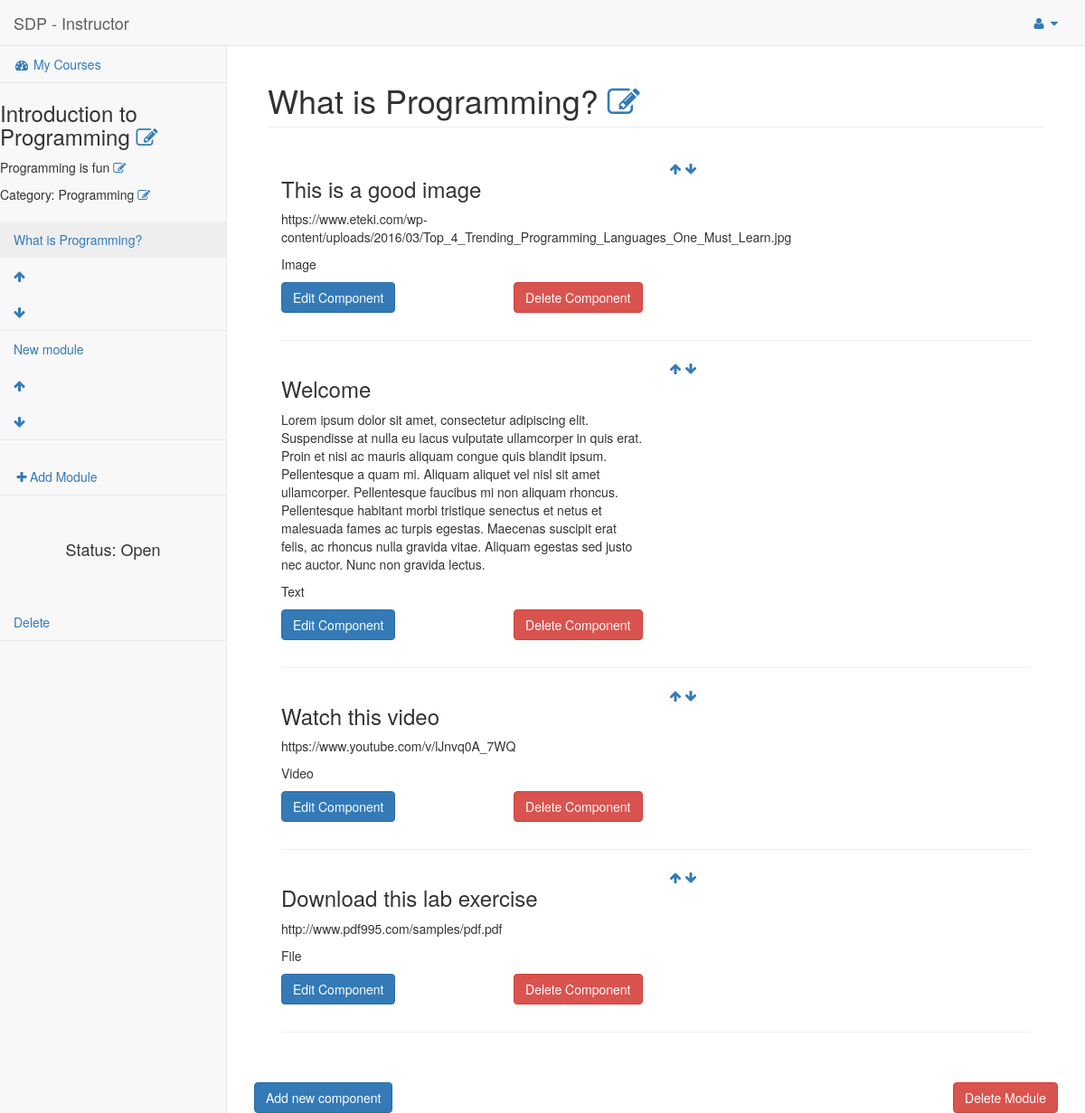
/SDP/instructor/ins-course/20/1 (signed in), run on the app's committed database.
### SDP/models.py (models this page shows, shortened)
class Course(models.Model):
	name = models.CharField(max_length=200)
	course_detail = models.TextField()
	OPEN = 'OP'
	DRAFT = 'DR'
	CLOSED = 'CL'
	STATUS_CHOICES = (
		(OPEN, 'Open'),
		(DRAFT, 'Draft'),
		(CLOSED, 'Closed'),
	)
	status = models.CharField(
		max_length=2,
		choices = STATUS_CHOICES,
		default = DRAFT,
	)
	category = models.ForeignKey(Category)
	instructor =  models.ForeignKey(User)

class Category(models.Model):
	name = models.CharField(max_length=200)
	def __str__(self):
		return self.name

class Module(models.Model):
	name = models.CharField(max_length=200)
	sequence = models.IntegerField()
	course = models.ForeignKey(Course, on_delete=models.CASCADE)
	def __str__(self):
		return self.name

class Component(models.Model):
	name = models.CharField(max_length=200)
	TEXT = 'TX'
	IMAGE = 'IM'
	VIDEO = 'VD'
	FILE = 'FL'
	TYPE_CHOICES = (
		(TEXT, 'Text'),
		(IMAGE, 'Image'),
		(VIDEO, 'Video'),
		(FILE, 'File'),
	)
	typ = models.CharField(
		max_length=2,
		choices = TYPE_CHOICES,
		default = TEXT,
	)
	content = models.TextField()
	sequence = models.IntegerField()
	module = models.ForeignKey(Module, on_delete=models.CASCADE)

### SDP/views.py (the view)
# urls.py: url(r'^instructor/ins-course/(?P<course_id>\d+)/(?P<module_id>\d+)$', views.instructorcourse),
@login_required(login_url='/SDP/login')
@permission_required('SDP.instructor')
def instructorcourse(request,course_id,module_id):
	course = Course.objects.get(pk=course_id)
	template = loader.get_template('instructor-course.html')
	if course.status == 'DR':
		course.status = "Draft"
	elif course.status == 'OP':
		course.status = "Open"
	elif course.status == 'CL':
		course.status = "Closed"
	module = Module.objects.filter(course=course).order_by("sequence")
	print (module)
	cat = Category.objects.all()
	module_pass = get_object_or_404(module,course=course_id,sequence=module_id)
	comp = Component.objects.filter(module=module_pass).order_by("sequence")
	for c in comp:
		if c.typ == "VD":
			c.typ = "Video"
		elif c.typ == "IM":
			c.typ = "Image"
		elif c.typ == "TX":
			c.typ = "Text"
		elif c.typ == "FL":
			c.typ = "File"
	context = {
		'course': course,
		'modules':module,
		'components':comp,
		'cmodule':module_pass,
		'categories': cat,
	}
	return HttpResponse(template.render(context, request))

### SDP/templates/instructor-course.html (shortened to what this page needs)
{% load static %}
<!DOCTYPE html>
<html lang="en">
<head>
    <link href="{% static 'vendor/bootstrap/css/bootstrap.min.css' %}" rel="stylesheet">
    <link href="{% static 'vendor/metisMenu/metisMenu.min.css' %}" rel="stylesheet">
    <link href="{% static 'dist/css/sb-admin-2.css' %}" rel="stylesheet">
    <link href="{% static 'vendor/morrisjs/morris.css' %}" rel="stylesheet">
    <link href="{% static 'vendor/font-awesome/css/font-awesome.min.css' %}" rel="stylesheet" type="text/css">
</head>
<body>
    <div id="wrapper">
        <nav class="navbar navbar-default navbar-static-top" role="navigation" style="margin-bottom: 0">
            <div class="navbar-header">
                <a class="navbar-brand" href="/SDP/instructor/">SDP - Instructor</a>
            </div>
            <ul class="nav navbar-top-links navbar-right">
                <li class="dropdown">
                    <a class="dropdown-toggle" data-toggle="dropdown" href="#">
                        <i class="fa fa-user fa-fw"></i> <i class="fa fa-caret-down"></i>
                    </a>
                </li>
            </ul>
            <div class="navbar-default sidebar" role="navigation">
                <div class="sidebar-nav navbar-collapse">
                    <ul class="nav" id="side-menu">
                        <li class="active">
                            <a href="/SDP/instructor/"><i class="fa fa-dashboard fa-fw"></i> My Courses</a>
                        </li>
                        {%if course%}
                            <span id='CName'>
                                <h3>{{course.name}}
                                    <a style="cursor: pointer;" onclick="editCourseName({{course.id}})" >
                                        <i class="fa fa-pencil-square-o"  aria-hidden="true"></i>
                                    </a>
                                </h3>
                            </span>
                                <div id='CDesc'>
                                <p>
                                    {{course.course_detail}}
                                    <a style="cursor: pointer;" onclick="editCourseDetails({{course.id}})">
                                        <i class="fa fa-pencil-square-o"  aria-hidden="true"></i>
                                    </a>
                                </p>
                                </div>
                            <div id="CCat">Category: <span id='catname'>{{course.category}}</span>
                                <a style="cursor: pointer;" onclick="editCourseCategory({{course.id}})">
                                    <i class="fa fa-pencil-square-o"  aria-hidden="true">
                                    </i>
                                </a>
                            </div>
                            <br/>
                        {%endif%}
                        {% if modules %}
                            {% for m in modules %}
                                <li>
                                    <a href="/SDP/instructor/ins-course/{{course.id}}/{{m.sequence}}">{{ m.name }}</a>
                                   <a href="/SDP/instructor/ins-course/movemodup/{{ m.id }}">  <i class="fa fa-arrow-up"  aria-hidden="true"></i></a>
                                   <a href="/SDP/instructor/ins-course/movemoddown/{{ m.id }}">  <i class="fa fa-arrow-down"  aria-hidden="true"></i></a>
                                </li>
                            {% endfor %}
                        {% endif %}
                        <br/>
                        <li>
                            <a  onclick="newmodule({{course.id}})" ><i class="fa fa-plus fa-fw"></i>Add Module</a>
                        </li>
                        <br>
                        <br>
                        {% if course %}
                        <h4><center>Status: {{course.status}}</center></h4>
                        {% endif %}
                        <br/>
                        <br/>
                        <li>
                            <a href="/SDP/inst-course/delete/{{course.id}}">Delete</a>
                        </li>
                    </ul>
                </div>
            </div>
        </nav>
        <div id="page-wrapper">
            <div id='modules' class="container-fluid">
                <div class="row">
                    <div id='head' class="col-lg-12">
                        <h1 class="page-header">{{cmodule.name}} <a style="cursor: pointer;" onclick="editModuleName({{cmodule.id}})" ><i class="fa fa-pencil-square-o"  aria-hidden="true"></i></a></h1>
                    </div>
                </div>
                <div class="panel-body">
                {% for c in components %}
                <div class="row">
                <div class="col-lg-6 col-xs-10">
                    <div id="{{c.id}}">
                        <h3>{{c.name}}</h3>
                        <p>{{c.content}}</p>
                        <p>{{c.typ}}</p>
                        <p><button class="btn btn-primary" onclick="editcomp({{c.id}})">Edit Component</button><button class="btn btn-danger pull-right" onclick="window.location.href='/SDP/inst-course/deletecomponent/{{c.id}}'">Delete Component</button><p>
                    </div>
                </div>
                <div class="col-lg-6 col-xs-2">
                <a href="/SDP/instructor/ins-course/movecompup/{{c.id}}">  <i class="fa fa-arrow-up"  aria-hidden="true"></i></a>
                 <a href="/SDP/instructor/ins-course/movecompdown/{{c.id}}">  <i class="fa fa-arrow-down"  aria-hidden="true"></i></a>
                </div>
                </div>
                <hr>
                {% endfor %}
                </div>
                <div id="saveM" class="row">
                <br/>
                    <button class='btn btn-primary' onclick="addcomponent()" >
                    Add new component
                    </button>
                    <button class='btn btn-danger pull-right' onclick="window.location.href='/SDP/inst-course/deletemodule/{{cmodule.id}}'">
                    Delete Module
                    </button>
                </div>
            </div>
                </div>
            </div>
</body>
</html>

### data on the page
Course: name "Introduction to Programming", course_detail "Programming is fun", category "Programming", status "Open"
Module: name "What is Programming?"
Module: name "New module"
Component: name "This is a good image", content "https://www.eteki.com/wp-content/uploads/2016/03/Top_4_Trending_Programming_Languages_One_Must_Learn.jpg", typ "Image"
Component: name "Welcome", content "Lorem ipsum dolor sit amet, consectetur adipiscing elit. Suspendisse at nulla eu lacus vulputate ullamcorper in quis erat. Proin et nisi ac mauris aliquam congue quis blandit ipsum. Pellentesque a quam mi. Aliquam aliquet vel nisl sit amet ullamcorper. Pellentesque faucibus mi non aliquam rhoncus. Pellentesque habitant morbi tristique senectus et netus et malesuada fames ac turpis egestas. Maecenas suscipit erat felis, ac rhoncus nulla gravida vitae. Aliquam egestas sed justo nec auctor. Nunc non gravida lectus.", typ "Text"
Component: name "Watch this video", content "https://www.youtube.com/v/lJnvq0A_7WQ", typ "Video"
Component: name "Download this lab exercise", content "http://www.pdf995.com/samples/pdf.pdf", typ "File"
